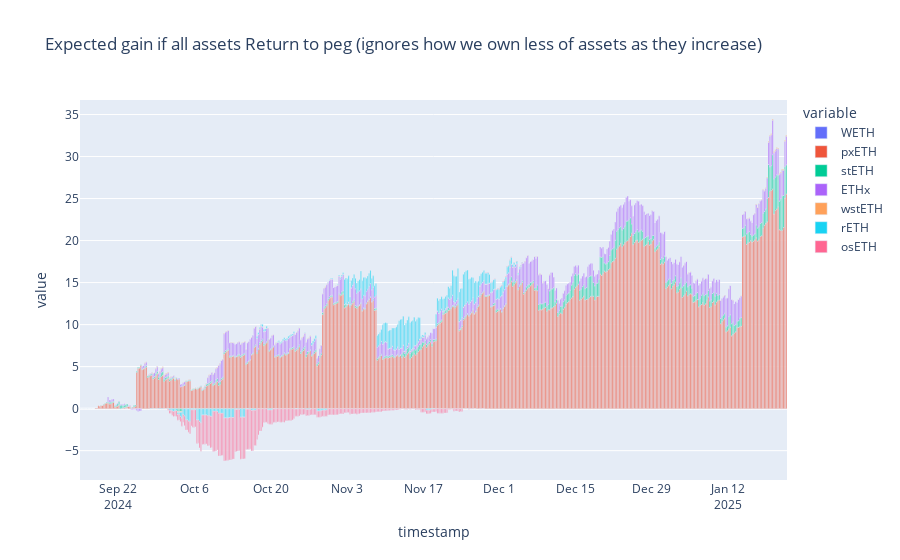

Notebook source saved alongside this figure:
### Code cell
px.bar(assets_backing_value - assets_oracle_value , title='Expected gain if all assets Return to peg (ignores how we own less of assets as they increase) ')
# 50% of price return comes from rETH, break up price return into sources

### Figure 1 — Plotly figure (JSON) as saved in the notebook; plotly's stock layout.template omitted (floating-point values rounded to 4 significant figures; data arrays with more than 128 entries replaced by an {"elided": "..."} marker saying what was removed)
{"data": [{"alignmentgroup": "True", "hovertemplate": "variable=WETH<br>timestamp=%{x}<br>value=%{y}<extra></extra>", "legendgroup": "WETH", "marker": {"color": "#636efa", "pattern": {"shape": ""}}, "name": "WETH", "offsetgroup": "WETH", "orientation": "v", "showlegend": true, "textposition": "auto", "type": "bar", "x": {"elided": "517 str values"}, "xaxis": "x", "y": {"elided": "517 int values"}, "yaxis": "y"}, {"alignmentgroup": "True", "hovertemplate": "variable=pxETH<br>timestamp=%{x}<br>value=%{y}<extra></extra>", "legendgroup": "pxETH", "marker": {"color": "#EF553B", "pattern": {"shape": ""}}, "name": "pxETH", "offsetgroup": "pxETH", "orientation": "v", "showlegend": true, "textposition": "auto", "type": "bar", "x": {"elided": "517 str values"}, "xaxis": "x", "y": {"elided": "517 float values"}, "yaxis": "y"}, {"alignmentgroup": "True", "hovertemplate": "variable=stETH<br>timestamp=%{x}<br>value=%{y}<extra></extra>", "legendgroup": "stETH", "marker": {"color": "#00cc96", "pattern": {"shape": ""}}, "name": "stETH", "offsetgroup": "stETH", "orientation": "v", "showlegend": true, "textposition": "auto", "type": "bar", "x": {"elided": "517 str values"}, "xaxis": "x", "y": {"elided": "517 float values"}, "yaxis": "y"}, {"alignmentgroup": "True", "hovertemplate": "variable=ETHx<br>timestamp=%{x}<br>value=%{y}<extra></extra>", "legendgroup": "ETHx", "marker": {"color": "#ab63fa", "pattern": {"shape": ""}}, "name": "ETHx", "offsetgroup": "ETHx", "orientation": "v", "showlegend": true, "textposition": "auto", "type": "bar", "x": {"elided": "517 str values"}, "xaxis": "x", "y": {"elided": "517 float values"}, "yaxis": "y"}, {"alignmentgroup": "True", "hovertemplate": "variable=wstETH<br>timestamp=%{x}<br>value=%{y}<extra></extra>", "legendgroup": "wstETH", "marker": {"color": "#FFA15A", "pattern": {"shape": ""}}, "name": "wstETH", "offsetgroup": "wstETH", "orientation": "v", "showlegend": true, "textposition": "auto", "type": "bar", "x": {"elided": "517 str values"}, "xaxis": "x", "y": {"elided": "517 float values"}, "yaxis": "y"}, {"alignmentgroup": "True", "hovertemplate": "variable=rETH<br>timestamp=%{x}<br>value=%{y}<extra></extra>", "legendgroup": "rETH", "marker": {"color": "#19d3f3", "pattern": {"shape": ""}}, "name": "rETH", "offsetgroup": "rETH", "orientation": "v", "showlegend": true, "textposition": "auto", "type": "bar", "x": {"elided": "517 str values"}, "xaxis": "x", "y": {"elided": "517 float values"}, "yaxis": "y"}, {"alignmentgroup": "True", "hovertemplate": "variable=osETH<br>timestamp=%{x}<br>value=%{y}<extra></extra>", "legendgroup": "osETH", "marker": {"color": "#FF6692", "pattern": {"shape": ""}}, "name": "osETH", "offsetgroup": "osETH", "orientation": "v", "showlegend": true, "textposition": "auto", "type": "bar", "x": {"elided": "517 str values"}, "xaxis": "x", "y": {"elided": "517 float values"}, "yaxis": "y"}], "layout": {"barmode": "relative", "legend": {"title": {"text": "variable"}, "tracegroupgap": 0}, "title": {"text": "Expected gain if all assets Return to peg (ignores how we own less of assets as they increase) "}, "xaxis": {"anchor": "y", "domain": [0, 1], "title": {"text": "timestamp"}}, "yaxis": {"anchor": "x", "domain": [0, 1], "title": {"text": "value"}}}}
